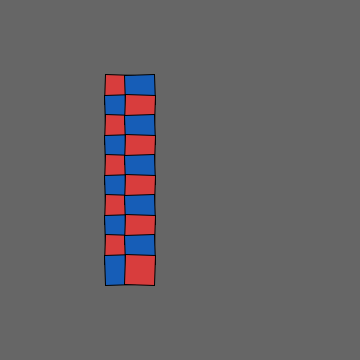
Frame 1 (no input)
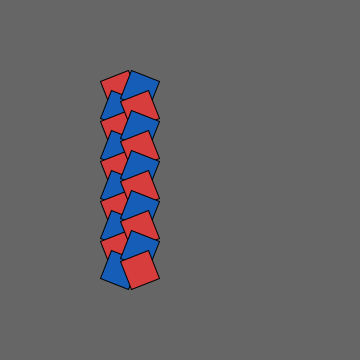
Frame 60 (the mouse pressed at the canvas centre just before this capture)
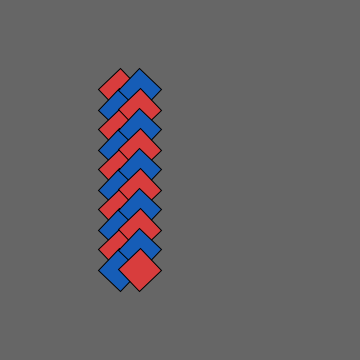
Frame 120 (the mouse held since frame 60 and released just before this capture)

The Processing sketch that drew these frames (run headless with seeded random() and noise(); from frame 60 on, the mouse is pressed at the canvas centre):

// Processing sketch: processing_181066
// ── processing_181066.pde

void setup() {
  size(360,360);
}




void draw() {
   background(102);
   int size = 100;
   float fc =  frameCount/ 50.0;
   println("fc:" + fc);
   for (int i=0; i < 2; i= i+1) {
     for (int j=0; j < 10; j= j+1) {
     
     
     pushMatrix();
         if ((i+j)%2==0) {
             size = 20;
     
         }  else {
             size=10;
             
         } 
     
     translate(120+ i*20, 90 + j *20);
        if ((i+j)%2==0) {
             fill(216,61,61);
             size = 30;
             rotate(fc);
         }  else {
             fill(22,93,183);
             size=30;
             rotate(-fc);
         } 
     
     rectMode(CENTER);
     rect(0 , 0, size,size);
     
     popMatrix();
     }
     
   }
   
}
